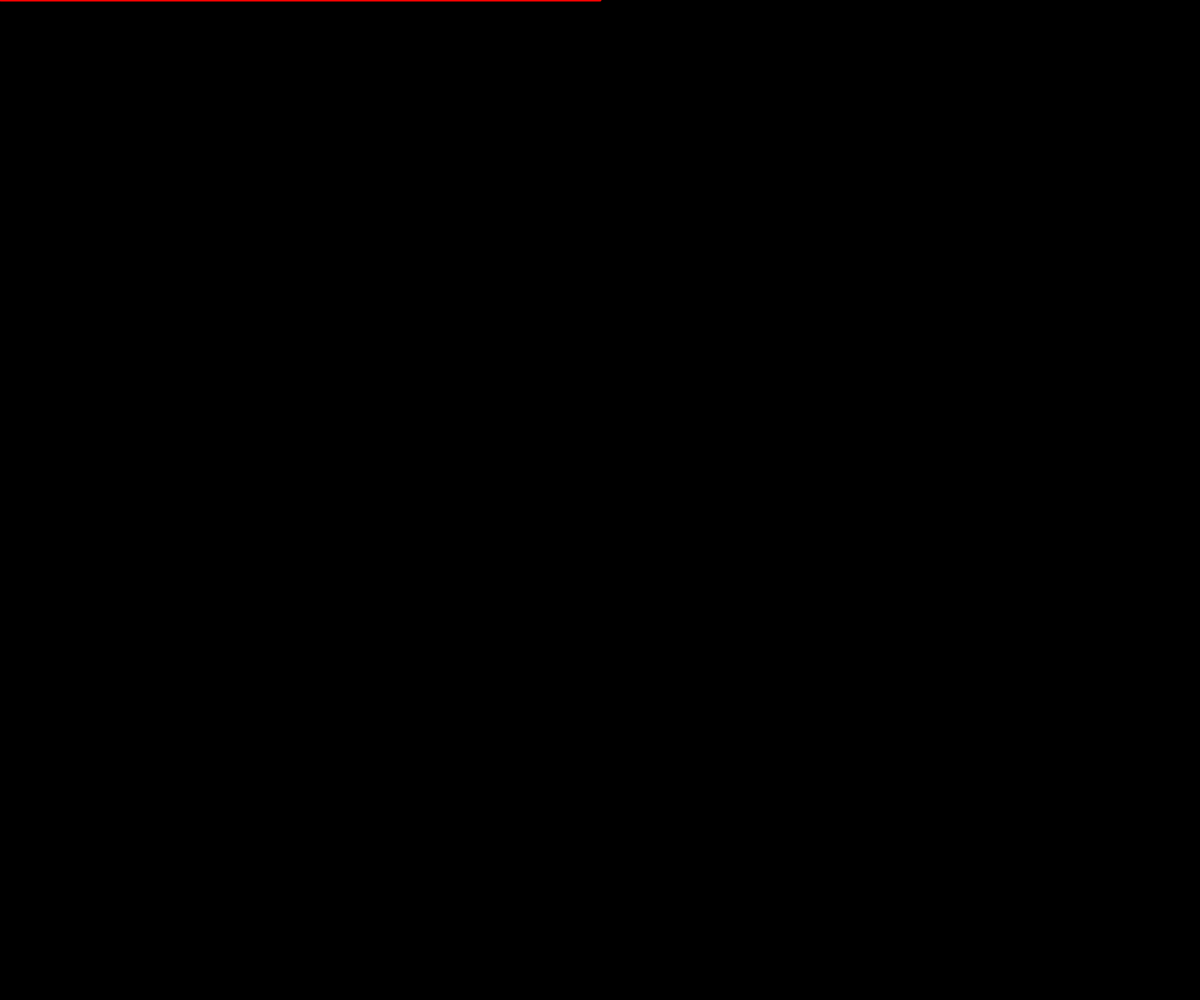
Frame 1 (no input)
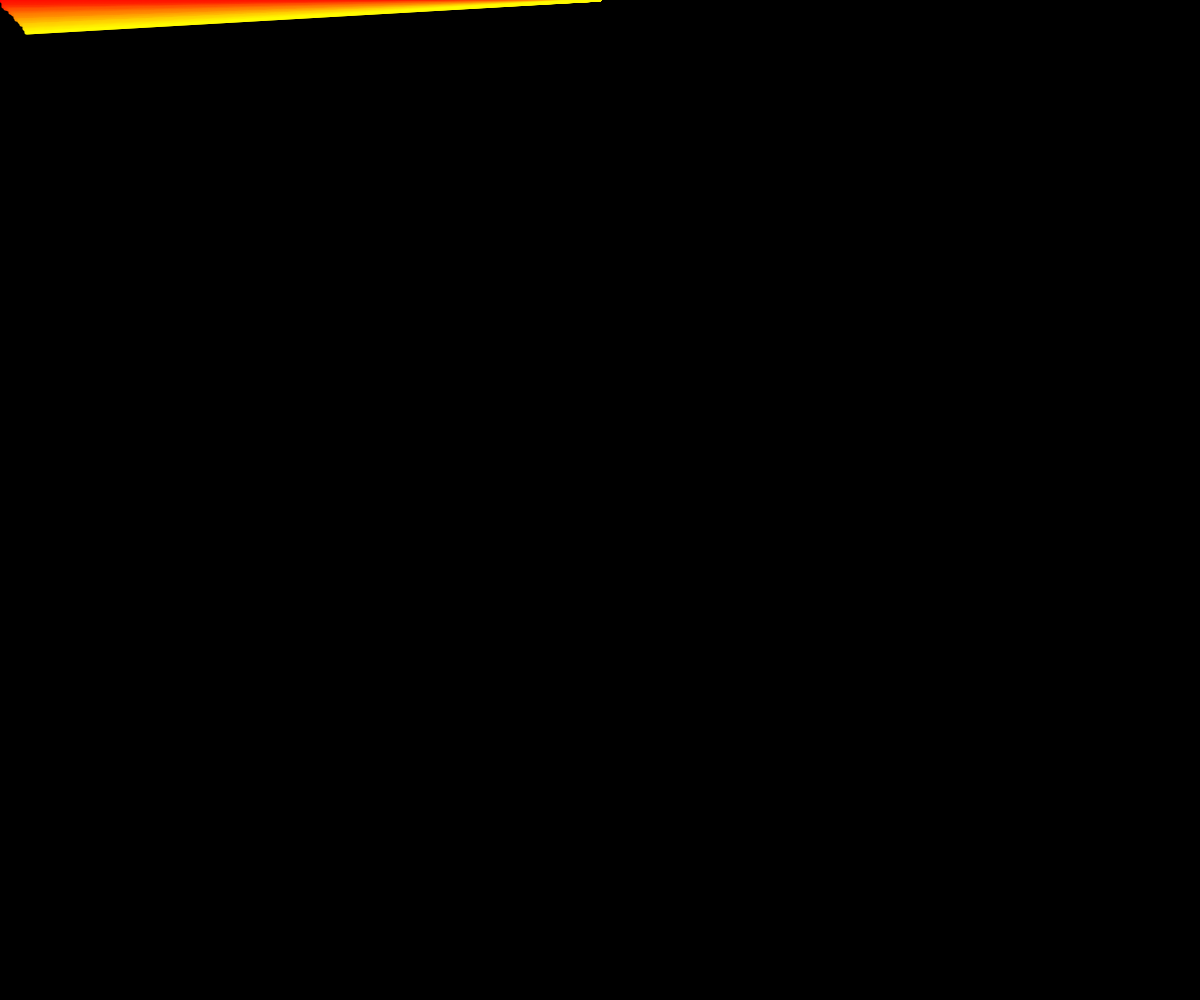
Frame 60 (no input)
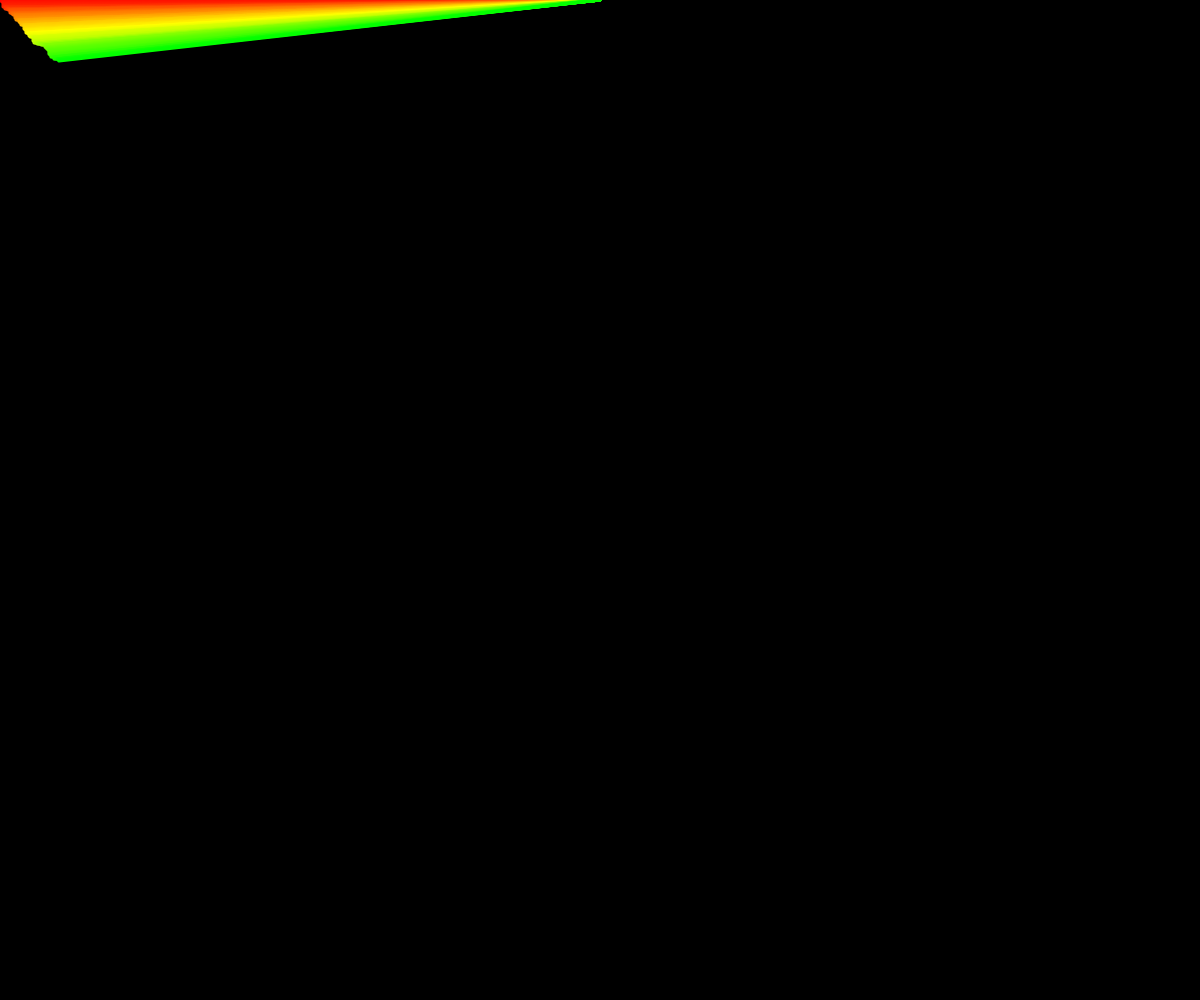
Frame 120 (the mouse pressed at the canvas centre since frame 60)

The p5.js sketch that drew these frames (run headless with seeded random() and noise() and a simulated clock; from frame 60 on, the mouse is pressed at the canvas centre):

// p5.js sketch
// ── sketch.js
let x = 0;
let y = 0;
let col = 0;
let inc = 1;
let prevX = 0;
let prevY = 0;

function setup() {
  createCanvas(windowWidth, windowHeight);
  background(0);
  colorMode(HSB);
    prevX = windowWidth/2;
}

function draw() {
  stroke(col, 255, 255);
  strokeWeight(3);    

let rdm = random(0, 1);  //pick a random number between 0 and 1
    if (rdm > 0.5) {
        x++;             //if that number is less than 5, move the x co-ordinate
} else { 
   y++;                  //otherwise, move the y co-ordinate
    }
    
  line(prevX, prevY, x, y);           //draw the point at the new position
    
col = col + inc;         //change the colour (hue) of the point
    
    if (col > 255 || col < 0 ) {
       inc = inc*-1;
    }
    
    if (x > width*2 ) { 
        col = 0;
        x = 0;
        y = 0;
        prevX = windowWidth/2;
        prevY = 0;
        background(0);
    }                   //if the line goes off the edge of the canvas, start in the top-left corner again.
    
}
